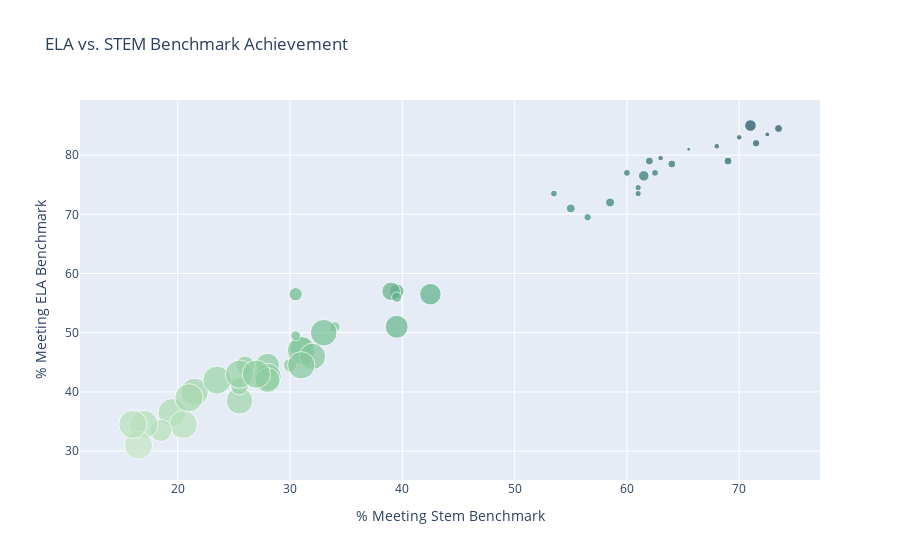

The code cell stored with this chart in its notebook:
### Markdown cell above
### ELA vs. STEM Benchmark Achievement
This chart expands upon some of the conclusions made from the previous figure. This chart is designed to show achievement of test takers with a two score system of STEM and ELA. The STEM index was a combination of the math and reading benchmarks while the ELA index was a combination of the english and reading benchmarks. As you can see these two types of achievement are highly correlated because they are both indicators of the quality of education in a state. While this result is likely already expected, the chart gets more interesting when you look at the points. The size of the data points is dependent on what percent of graduates took the ACT and allows the figure to represent how mandatory test taking affects scores. There are two distinct groups visible in this chart. One group comprises of states with STEM benchmarks below 50% and ELA benchmarks below 60%. The other comprises of benchmarks above those cutoffs. The lower group primarily comprises of states with a high to medium volume of test takers while the higher group is made up of states with low amounts of test takers. In addition, the points or colored to correspond with the average scores.

### Code cell
df["Stem"] = (df["% Meeting Math Benchmark (22)"] + df["% Meeting Science Benchmark (23)"]) / 2
df["ELA"] = (df["% Meeting English Benchmark (18)"] + df["% Meeting Reading Benchmark (22)"]) / 2

px.scatter(df, "Stem", "ELA", hover_name="State", size="Estimated % of Graduates Tested", labels={"Stem": "% Meeting Stem Benchmark", "ELA": "% Meeting ELA Benchmark"}, title="ELA vs. STEM Benchmark Achievement", color="Average Composite Score", color_continuous_scale="BluGrn").update_layout(coloraxis_showscale=False)

### Figure 1 — Plotly figure (JSON) as saved in the notebook; plotly's stock layout.template omitted (floating-point values rounded to 4 significant figures)
{"data": [{"hovertemplate": "<b>%{hovertext}</b><br><br>% Meeting Stem Benchmark=%{x}<br>% Meeting ELA Benchmark=%{y}<br>Estimated % of Graduates Tested=%{marker.size}<br>Average Composite Score=%{marker.color}<extra></extra>", "hovertext": ["Alabama", "Alaska", "Arizona", "Arkansas", "California", "Colorado", "Connecticut", "Delaware", "District of Columbia", "Florida", "Georgia", "Hawaii", "Idaho", "Illinois", "Indiana", "Iowa", "Kansas", "Kentucky", "Louisiana", "Maine", "Maryland", "Massachusetts", "Michigan", "Minnesota", "Mississippi", "Missouri", "Montana", "Nebraska", "Nevada", "New Hampshire", "New Jersey", "New Mexico", "New York", "North Carolina", "North Dakota", "Ohio", "Oklahoma", "Oregon", "Pennsylvania", "Rhode Island", "South Carolina", "South Dakota", "Tennessee", "Texas", "Utah", "Vermont", "Virginia", "Washington", "West Virginia", "Wisconsin", "Wyoming"], "legendgroup": "", "marker": {"color": [18, 19.9, 17.7, 18.5, 26.5, 24.7, 26.5, 25, 26.7, 19, 21.2, 17.7, 23.3, 24.5, 23.3, 21, 19.3, 18.6, 18.2, 25, 24.7, 26.1, 24.5, 20.7, 17.7, 19.8, 19.5, 19.1, 17.2, 25.9, 24.1, 20, 25.4, 18.5, 19.6, 19, 17.6, 21.1, 24.3, 25.4, 18.7, 21.1, 18.8, 19.4, 20, 23.6, 24.8, 24.5, 20.4, 19.4, 19.1], "coloraxis": "coloraxis", "size": [100, 13, 100, 95, 3, 8, 8, 4, 17, 44, 27, 62, 10, 14, 7, 43, 72, 100, 100, 2, 6, 7, 6, 66, 100, 65, 97, 95, 100, 4, 10, 12, 8, 89, 87, 78, 100, 13, 5, 4, 40, 58, 100, 22, 89, 6, 8, 5, 22, 94, 100], "sizemode": "area", "sizeref": 0.25, "symbol": "circle"}, "mode": "markers", "name": "", "orientation": "v", "showlegend": false, "type": "scatter", "x": [19.5, 34, 20.5, 21.5, 72.5, 64, 73.5, 63, 71, 26, 39.5, 18.5, 55, 61.5, 56.5, 39, 28, 23.5, 21, 65.5, 60, 71.5, 62.5, 39.5, 17, 31, 31, 28, 16.5, 70, 58.5, 30.5, 69, 25.5, 32, 28, 16, 39.5, 61, 68, 25.5, 42.5, 25.5, 30, 33, 53.5, 62, 61, 30.5, 31, 27], "xaxis": "x", "y": [36.5, 51, 34.5, 40, 83.5, 78.5, 84.5, 79.5, 85, 44.5, 57, 33.5, 71, 76.5, 69.5, 57, 44.5, 42, 39, 81, 77, 82, 77, 51, 34.5, 47.5, 47, 42.5, 31, 83, 72, 49.5, 79, 38.5, 46, 42, 34.5, 56, 74.5, 81.5, 41, 56.5, 43, 44.5, 50, 73.5, 79, 73.5, 56.5, 44.5, 43], "yaxis": "y"}], "layout": {"coloraxis": {"colorbar": {"title": {"text": "Average Composite Score"}}, "colorscale": [[0, "rgb(196, 230, 195)"], [0.1667, "rgb(150, 210, 164)"], [0.3333, "rgb(109, 188, 144)"], [0.5, "rgb(77, 162, 132)"], [0.6667, "rgb(54, 135, 122)"], [0.8333, "rgb(38, 107, 110)"], [1, "rgb(29, 79, 96)"]], "showscale": false}, "legend": {"itemsizing": "constant", "tracegroupgap": 0}, "title": {"text": "ELA vs. STEM Benchmark Achievement"}, "xaxis": {"anchor": "y", "domain": [0, 1], "title": {"text": "% Meeting Stem Benchmark"}}, "yaxis": {"anchor": "x", "domain": [0, 1], "title": {"text": "% Meeting ELA Benchmark"}}}}
